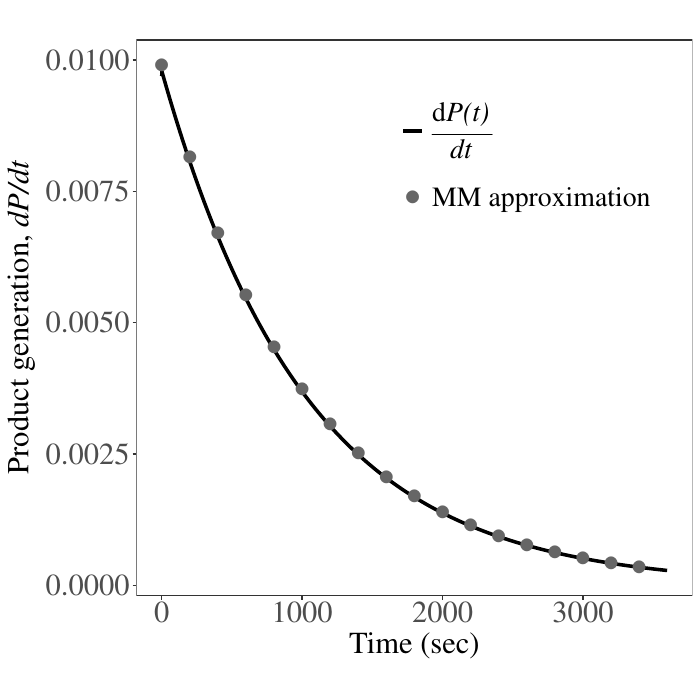

Write the R code that produced this figure.
require(deSolve)
require(ggplot2)
require(reshape2)
source("mm_dyn.R")
source("aes_ggplot.R")

# Parameters - uM and sec units
pars=list()
pars$kplus=0.1
pars$kminus=100
pars$Km=pars$kminus/pars$kplus
pars$kf=1
pars$tf=3600
pars$dt=1
y0=c(10,1,0,0)

# Simulation
y = ode(y0,0:pars$tf,mm_dyn,pars)
colnames(y) = c("Time","S","E","C","P")
#y_df = melt(as.data.frame(y),id.vars="Time")

# Compare and contrast the derivatives
dpdt_real = cbind(y[-nrow(y),"Time"],(y[-1,"P"]-y[-nrow(y),"P"])/pars$dt)
colnames(dpdt_real) = c("Time","dpdt")
dpdt_real=data.frame(dpdt_real)
dpdt_approx = cbind(y[-nrow(y),"Time"],pars$kf*y0[2]*y[-nrow(y),"S"]/(pars$Km+y[-nrow(y),"S"]))
colnames(dpdt_approx) = c("Time","dpdt")
dpdt_approx= data.frame(dpdt_approx)




pdf("figscript_mm_approx.pdf")
ggplot() + 
  geom_line(data=dpdt_real,
            aes(Time,dpdt,linetype="dP/dt"),size=standard_linesize,col="black") +
  geom_point(data=dpdt_approx[!dpdt_approx$Time%%200,],
             aes(Time,dpdt,shape="MM approximation"),color="gray40",size=4) +
  xlab("Time (sec)") +
  ylab(expression(paste("Product generation, ",italic("dP/dt")))) +
  scale_linetype_discrete(labels=expression(frac(paste("d",italic("P(t)")),italic("dt")))) +
  aes_ggplot +
  theme(legend.title = element_blank(),
        legend.text = element_text(size=20),
        legend.position = c(0.7,0.8))
dev.off()
